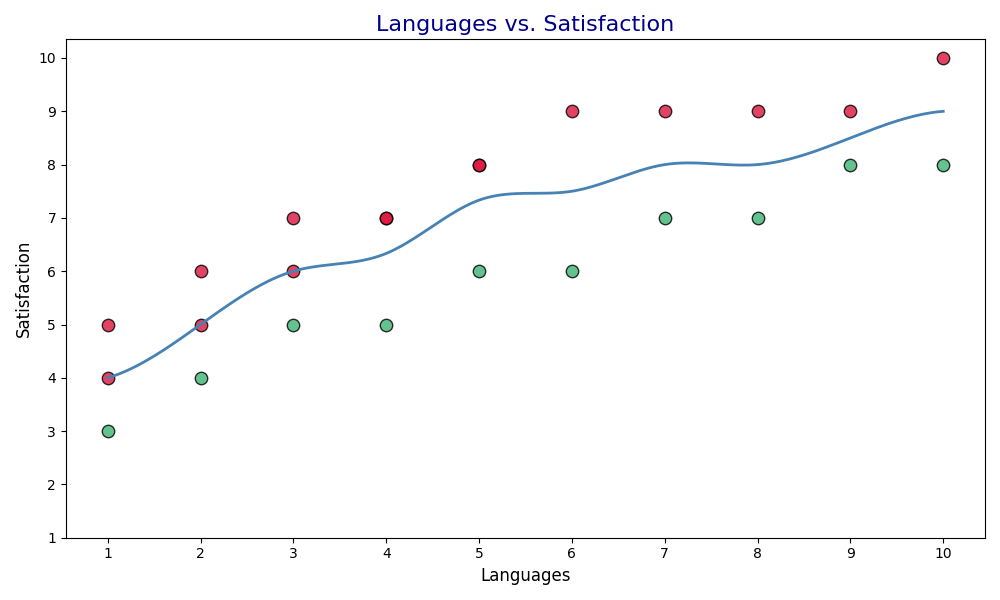

This chart was generated by the following Python code:
import numpy as np
import matplotlib.pyplot as plt
from scipy.interpolate import make_interp_spline

# Original data
languages_spoken = np.array([1, 1, 2, 2, 3, 3, 4, 4, 5, 5, 6, 7, 8, 9, 10])
satisfaction_level = np.array([4, 5, 5, 6, 6, 7, 7, 7, 8, 8, 9, 9, 9, 9, 10])

# New made-up data series
languages_spoken_new = np.array([1, 2, 3, 4, 5, 6, 7, 8, 9, 10])
satisfaction_level_new = np.array([3, 4, 5, 5, 6, 6, 7, 7, 8, 8])

# Combine original and new data
total_languages = np.concatenate([languages_spoken, languages_spoken_new])
total_satisfaction = np.concatenate([satisfaction_level, satisfaction_level_new])

# Calculate average satisfaction for the combined unique languages
unique_languages, indices = np.unique(total_languages, return_inverse=True)
avg_satisfaction = np.zeros_like(unique_languages, dtype=float)
for i in range(len(unique_languages)):
    avg_satisfaction[i] = total_satisfaction[indices == i].mean()

x_new = np.linspace(unique_languages.min(), unique_languages.max(), 300)
spline = make_interp_spline(unique_languages, avg_satisfaction, k=3)
y_smooth = spline(x_new)

plt.figure(figsize=(10, 6))
plt.scatter(languages_spoken, satisfaction_level, color='crimson', s=80, alpha=0.8, edgecolor='k')
plt.scatter(languages_spoken_new, satisfaction_level_new, color='mediumseagreen', s=80, alpha=0.8, edgecolor='k')
plt.plot(x_new, y_smooth, color='steelblue', linewidth=2)

plt.title('Languages vs. Satisfaction', fontsize=16, color='darkblue')
plt.xlabel('Languages', fontsize=12)
plt.ylabel('Satisfaction', fontsize=12)
plt.xticks(np.arange(1, 11, 1))
plt.yticks(np.arange(1, 11, 1))

plt.tight_layout()
plt.show()
